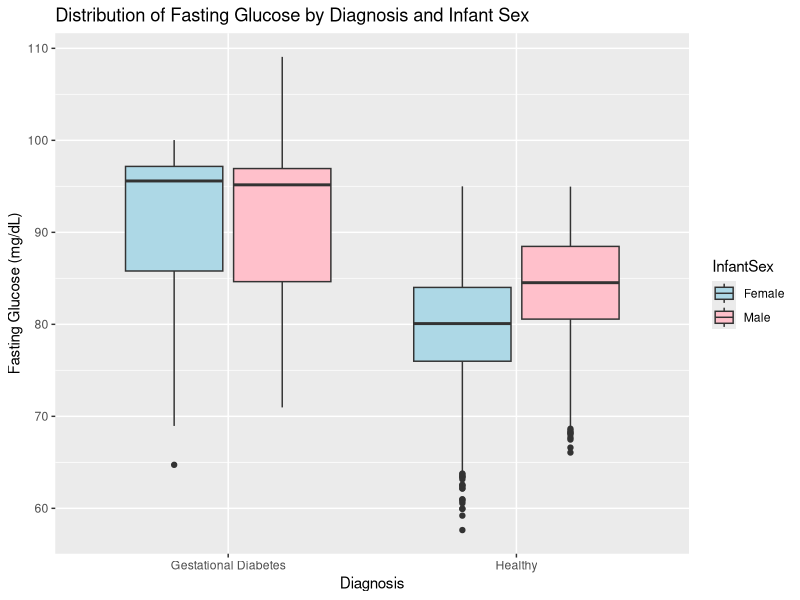
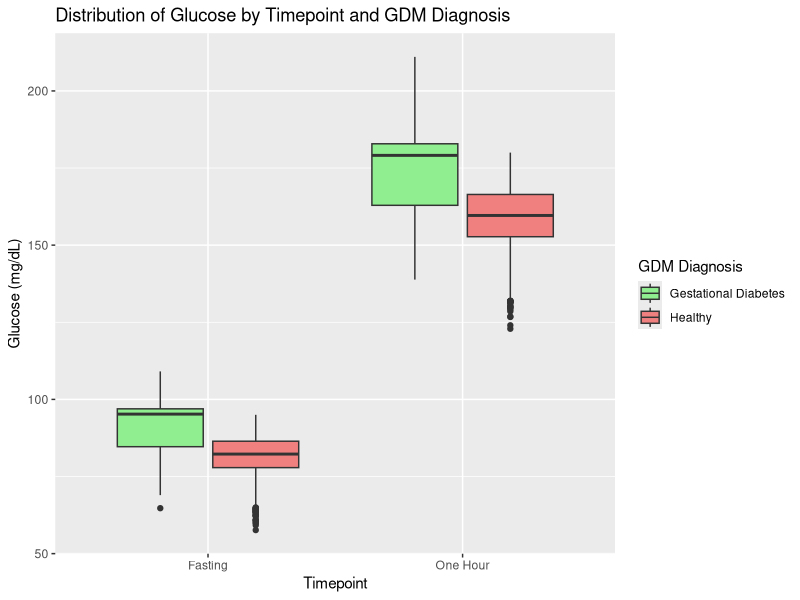
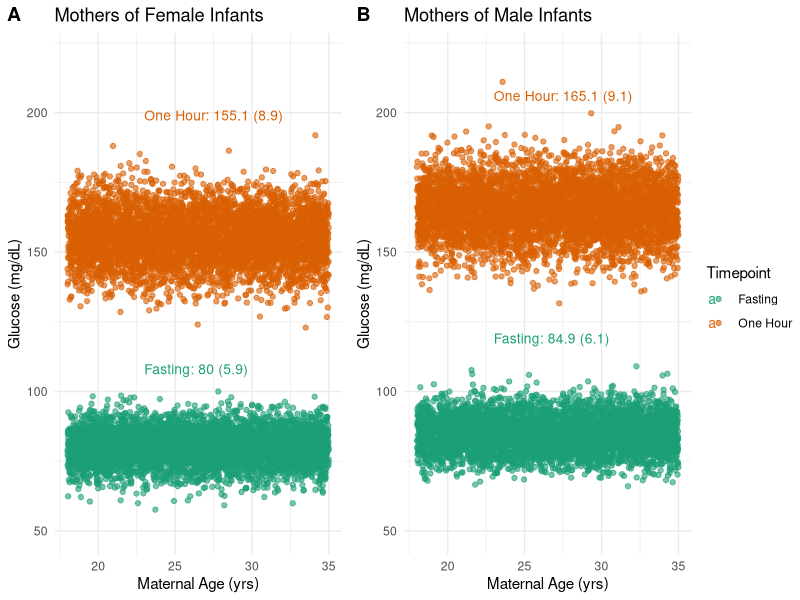

Here is the R script that generated these plots, in order:
## ---- chunk 1
library(ggplot2)
library(dplyr)
library(tidyr)
library(ggpubr)


set.seed(103)
n=10000
#Age = uniform dis between 18 and 35
#InfantSex = 'Female' or 'Male' with equal prob
# Gluscose1 = normal: if InfantSex Male, mean 85 w sd 6, if female, mean 80 w sd 6
# Glucose2 = normal, if infantSex male, mean 165 w sd 9, if female, mean 155 w sd 9
# Diagnosis = 'Gestational Diabetes' if either Glucose1 is>95 or Glucose2 >180, ='Healthy' otherwise
randpreggos = data.frame('SubjectID' = 1:n,
                        'Age' = runif(n, 18, 35),
                        #InfantSex = 'Female' or 'Male' with equal prob
                        'InfantSex' = sample(c('Female', 'Male'), n, replace = TRUE))
randpreggos$Glucose1 = ifelse(randpreggos$InfantSex == 'Male',
                              rnorm(n, mean = 85, sd = 6),
                              rnorm(n, mean = 80, sd = 6))
randpreggos$Glucose2 = ifelse(randpreggos$InfantSex == 'Male',
                              rnorm(n, mean = 165, sd = 9),
                              rnorm(n, mean = 155, sd = 9))
randpreggos$Diagnosis = ifelse(randpreggos$Glucose1 > 95 | randpreggos$Glucose2 > 180,
                                'Gestational Diabetes', 'Healthy')
randpreggos$Diagnosis <- as.factor(randpreggos$Diagnosis)
#^enforces conv to factor, so Diagnosis is a factor variable

print(head(randpreggos))

## ---- chunk 2
# Use the summary() function to print summaries of your data for male infants and female infants sepa
#rately (hint: you will need to subset your data to do this) diagnosis should appear summarized as a factor
# variable
summary(randpreggos[randpreggos$InfantSex == 'Male', ])
summary(randpreggos[randpreggos$InfantSex == 'Female', ])

## ---- chunk 3
#Generate a boxplot showing the distribution of Glucose1 
#(Fasting Glucose) on the y axis, Diagnosis on
#the x axis, and color the plot by InfantSex. 
#Define a unique color palette for your boxplot with the colors of
#your choosing. 

library(ggplot2)
ggplot(randpreggos, aes(x = Diagnosis, y = Glucose1, fill = InfantSex)) +
  geom_boxplot() +
  scale_fill_manual(values = c("lightblue", "pink")) + #swaggy colors
  labs(
    title = "Distribution of Fasting Glucose by Diagnosis and Infant Sex",
    x = "Diagnosis",    # x-axis label
    y = "Fasting Glucose (mg/dL)",  # y-axis label      
  )
## ---- chunk 4

#Convert your dataset into a long format data 
#frame with a single Glucose variable and a 
#separate variable designating Timepoint 
#(Fasting or One Hour). Print the entries for 
#Subject 1
library(tidyr)
randpreggos_long <- randpreggos %>%
  pivot_longer(cols = c(Glucose1, Glucose2),
               names_to = "Timepoint",
               values_to = "Glucose") %>% #single Glucose variable: (1)
  dplyr::mutate(Timepoint = ifelse(Timepoint == "Glucose1", "Fasting", "One Hour"))
  #weird mutate not recognized. fixed.
print(randpreggos_long[randpreggos_long$SubjectID == 1, ])
## ---- chunk 5
#Generate a boxplot of the distribution of 
#Glucose (y axis) for all subjects where 
#Timepoint is on the x-axis and the plot is 
#colored by Diagnosis. Set a color palette that
#is unique from the color scheme used in Part 1.
#Define axis titles, x axis labels, and legend
# title using ggplot2:
# x axis title: "Timepoint",
# x axis labels: "Baseline" and "One Hour",
#y axis title: "Glucose (mg/dL)",
#legend title: "GDM Diagnosis"
ggplot(randpreggos_long, aes(x = Timepoint, y = Glucose, fill = Diagnosis)) +
  geom_boxplot() +
  scale_fill_manual(values = c("lightgreen", "lightcoral")) + #new fire colors lesgo
  labs(
    title = "Distribution of Glucose by Timepoint and GDM Diagnosis",
    x = "Timepoint",  # x-axis label
    y = "Glucose (mg/dL)",  # y-axis label
    fill = "GDM Diagnosis"  # legend title
  ) +
  scale_x_discrete(labels = c("Fasting", "One Hour"))
## ---- chunk 6
#Generate a scatter plot with maternal age plotted 
#on the x axis (labeled “Maternal Age (yrs)”) 
#and glucose on the y axis 
#(labeled “Glucose (mg/dL)”. Color points by 
#Time point (Baseline or One Hour) and
#define a new color palette than those used in 
#parts 1 and 2. Separate into two plots by infant sex. For each
#plot, add text with the
#mean (standard deviation) fasting and 1 hr 
#glucose in the same colors used for the color 
#palette. 
#Define the location of the text such 
#that it is legible does not overlap with any 
#points (note: this should be plotted as an 
#annotation, not a plot title). Figures should
#have titles identifying “Mothers of Female 
#Infants” and “Mothers of Male Infants” 
#respectively. Finally, use the ggarrange() 
#function in ggpubr or a similar function for 
#arranging multiple plots of your choosing to 
#produce a single figure with both plots
#adjacent, labeled as figures A and B, respectively.
#ggplot(randpreggos)

#library(ggplot2)
#library(dplyr)
#library(ggpubr)

#new color palette woot woot
new_colors <- c("Fasting" = "#1b9e77", "One Hour" = "#d95f02")  # green-orange type shi ong

#stats mean/sd annotatin' for plots
annot_stats <- randpreggos_long %>%
  group_by(InfantSex, Timepoint) %>%
  dplyr::summarize(
    mean_glucose = round(mean(Glucose), 1),
    sd_glucose = round(sd(Glucose), 1),
    .groups = "drop"
  ) %>%
  dplyr::mutate( #mean (sd) annot for ea timepoint
    label = paste0(Timepoint, ": ", mean_glucose, " (", sd_glucose, ")")
  )

#split M/F data into sep dataframes via filter
female_data <- randpreggos_long %>% filter(InfantSex == "Female")
male_data   <- randpreggos_long %>% filter(InfantSex == "Male")

#^ea annotations no overlap allow'd
female_annot <- annot_stats %>% filter(InfantSex == "Female") %>%
  dplyr::mutate(x = 23, y = ifelse(Timepoint == "Fasting", 108, 199))
  #TODO test x/y vals for no overlap

male_annot <- annot_stats %>% filter(InfantSex == "Male") %>%
  dplyr::mutate(x = 23, y = ifelse(Timepoint == "Fasting", 119, 206))

#plots separated by infantSex:
#FEMALE PLOT
plot_female <- ggplot(female_data, aes(x = Age, y = Glucose, color = Timepoint)) +
  geom_point(alpha = 0.6) +
  scale_color_manual(values = new_colors) +
  labs(
    title = "Mothers of Female Infants",
    x = "Maternal Age (yrs)",
    y = "Glucose (mg/dL)",
    color = "Timepoint"
  ) +
  #TODO check x/y vals for no overlap
  geom_text(data = female_annot, aes(x = x, y = y, label = label, color = Timepoint),
            hjust = 0, inherit.aes = FALSE, size = 3.5) +
  theme_minimal()+
  coord_cartesian(ylim = c(50, 220)) #to align w MALE plot y axis


#now MALE
plot_male <- ggplot(male_data, aes(x = Age, y = Glucose, color = Timepoint)) +
  geom_point(alpha = 0.6) +
  scale_color_manual(values = new_colors) +
  labs(
    title = "Mothers of Male Infants",
    x = "Maternal Age (yrs)",
    y = "Glucose (mg/dL)",
    color = "Timepoint"
  ) +
  geom_text(data = male_annot, aes(x = x, y = y, label = label, color = Timepoint),
            hjust = 0, inherit.aes = FALSE, size = 3.5) +
  theme_minimal() +
  coord_cartesian(ylim = c(50, 220)) #for alignment of y axis vals w female

#arrange plots side-o w ggarrange/ A/B labels
final_plot <- ggarrange(plot_female, plot_male,
                        labels = c("A", "B"),
                        ncol = 2,
                        common.legend = TRUE,
                        legend = "right")
print(final_plot) #show dat shi'

## ---- chunk 7
#Generate a wide format table summarizing the age, fasting glucose, 
#and one hour glucose of all subjects by both disease status and infant sex.
#Your table should have 4 rows in the following order: 
#Healthy & Female,Gestational Diabetes & Female, 
#Healthy & Male, Gestational Diabetes & Male 
#and should summarize mean age, 
#mean and sd fasting glucose, and mean and sd one hour glucose.

#library(dplyr)

# Force factor levels to control order
randpreggos_ordered <- randpreggos_long %>%
  dplyr::mutate(
    Diagnosis = factor(Diagnosis, levels = c("Healthy", "Gestational Diabetes")),
    InfantSex = factor(InfantSex, levels = c("Female", "Male"))
  ) %>%
  group_by(Diagnosis,InfantSex) %>% #first sort column is diagnosis, then infantSex (but doesnt enforce the sorting yet, just the col position)
  dplyr::summarize(
    mean_age = round(mean(Age), 1),
    mean_glucose1 = round(mean(Glucose[Timepoint == "Fasting"]), 2),
    sd_glucose1 = round(sd(Glucose[Timepoint == "Fasting"]), 1),
    mean_glucose2 = round(mean(Glucose[Timepoint == "One Hour"]), 2),
    sd_glucose2 = round(sd(Glucose[Timepoint == "One Hour"]), 1),
    .groups = "drop"
  ) %>%
  arrange(InfantSex, Diagnosis) # first sort top by infantSex Female, then by diagnosis

print(randpreggos_ordered,width=Inf) #would cut off last col

